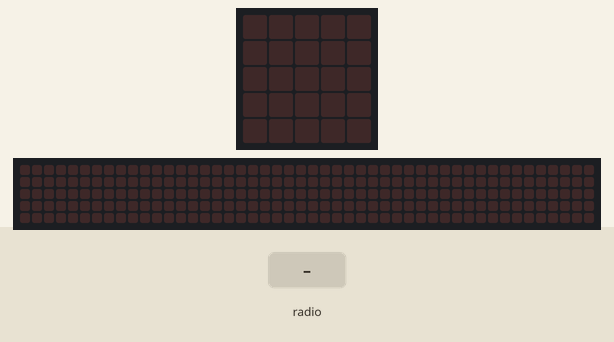
This program was run on a simulated BBC micro:bit (MakeCode). On the bench: the board's 5×5 LED display, a strip that is not on the board, showing the scrolling text unrolled. The inputs (shaded band) are chosen by the test bench. The 48×5 strip is a reading aid, not a part: it shows the text the display is scrolling, unrolled, one strip-width of it at a time.

Above: at 1.2 s.
1.3 s: radio message "hello" arrives
At 1.52 s:
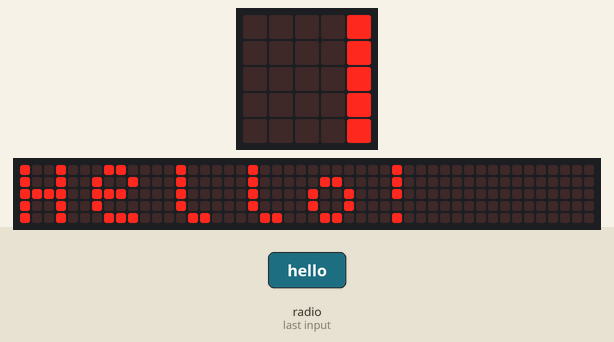
At 7.4 s:
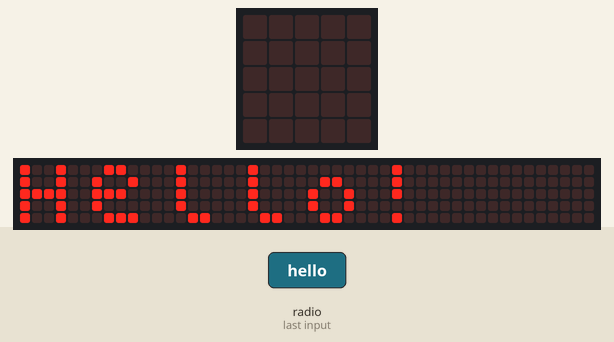
Timing chart, 0 to 8.9 s (numbered marks = the images above; inputs shaded):
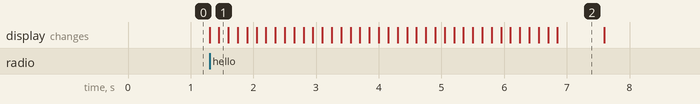

The program:

main.ts
```typescript
radio.onReceivedString(function (receivedString) {
    if (receivedString == "hello") {
        basic.showString("Hello!")
    }
    if (receivedString == "right") {
        maqueen.motorRun(maqueen.Motors.M1, maqueen.Dir.CW, 45)
        maqueen.motorRun(maqueen.Motors.M2, maqueen.Dir.CW, 0)
    }
    if (receivedString == "left") {
        maqueen.motorRun(maqueen.Motors.M1, maqueen.Dir.CW, 0)
        maqueen.motorRun(maqueen.Motors.M2, maqueen.Dir.CW, 45)
    }
    if (receivedString == "forward") {
        maqueen.motorRun(maqueen.Motors.All, maqueen.Dir.CW, 255)
    }
    if (receivedString == "back") {
        maqueen.motorRun(maqueen.Motors.All, maqueen.Dir.CCW, 255)
    }
    if (receivedString == "stop") {
        maqueen.motorRun(maqueen.Motors.All, maqueen.Dir.CW, 0)
    }
})
radio.setGroup(1)
```

test.ts
```typescript
// здесь помещаются тесты; они не будут скомпилированы, пока пакет используется в качестве расширения.
```

Measured:
- after the input at 1.3 s, the display: first changes at once (image 1 shows a later state)
- what the display in image 2 shows lasts 0.7 s, from 6.9 s to 7.6 s
